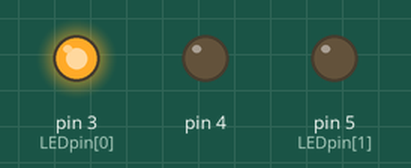
This sketch was run on a simulated Arduino Uno, built with avr-gcc and run on an emulated ATmega328P. Parts: output pins drawn as LEDs (lit = HIGH).

Above: at 0.05 s.
At 0.3 s:
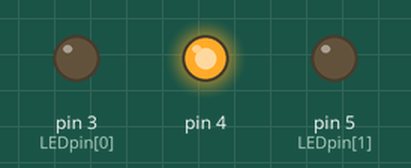
At 0.55 s:
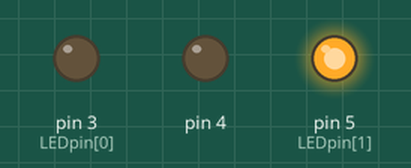
At 0.7 s:
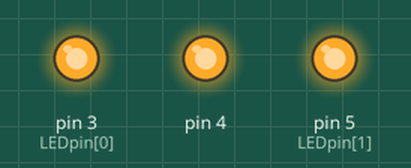
At 0.85 s:
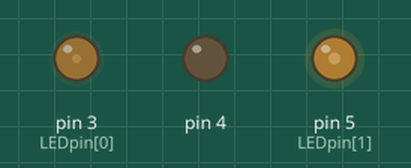
At 1.15 s:
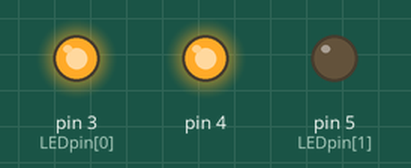
Timing chart, 0 to 3.0 s (numbered marks = the images above):
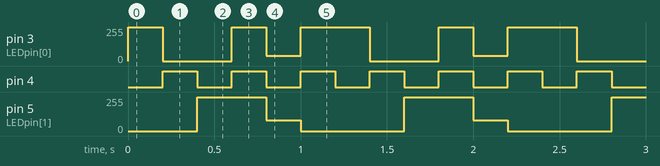

Measured:
- by itself, pin 3 (LEDpin[0]): repeats every 1.2 s: 0/255 0.40 s, 255/255 0.20 s, 38/255 0.20 s, 255/255 0.40 s
- by itself, pin 4: alternates HIGH for 0.20 s and LOW for 0.20 s
- by itself, pin 5 (LEDpin[1]): repeats every 1.2 s: 81/255 0.20 s, 0/255 0.60 s, 255/255 0.40 s

The sketch:

RGB_light_chaser.ino
```cpp
/* In this program, RGB LED must light RED, GREEN, BLUE, WHITE, VIOLET, YELLOW one by one,
creating a light chaing effect only in one LED. This means that all pins must
be HIGH one by one for color RED, GREEN, BLUE, and, eventually, must be HIGH
at the same time for white light. Additionally, I added analogWrites for
special colors: VIOLET & YELLOW.*/
int LEDpin[3] = {
  3,  //RED
  5,  //GREEN
  6   //BLUE
  };
void setup() {
                                                // This will assign pin 3 to 4 as an output of the LEDs
  for (int LEDpin = 3; LEDpin < 6; LEDpin++) {  // This for loop goes through all pins
    pinMode(LEDpin, OUTPUT);                    // and assign them as an output
  }
}
/* The loop function will run over and over endlessly, making the output operates
repeatedly*/
void loop() {
// Red light using digitalWrite
  digitalWrite(3,   1);       //RED value
  digitalWrite(4, 0);         //Green value
  digitalWrite(5,  0);        //Blue value
  delay(200);                 //Delay time: 0.2 seconds

// Green light using digitalWrite
  digitalWrite(3,   0);       //RED value
  digitalWrite(4, 1);         //Green value
  digitalWrite(5, 0);         //Blue value
  delay(200);                 //Delay time: 0.2 seconds

// Blue light using digitalWrite
  digitalWrite(3,   0);       //RED value
  digitalWrite(4, 0);         //Green value
  digitalWrite(5,  1);        //Blue value
  delay(200);                 //Delay time: 0.2 seconds

// White light using digitalWrite
  digitalWrite(3,   1);       //RED value
  digitalWrite(4, 1);         //Green value
  digitalWrite(5,  1);        //Blue value
  delay(200);                 //Delay time: 0.2 seconds

// Violet light using analogWrite
  analogWrite(3,   38);       //RED value
  analogWrite(4, 4);          //Green value
  analogWrite(5,  81);        //Blue value
  delay(200);                 //Delay time: 0.2 seconds

// Yellow light using analogWrite
  analogWrite(3,   255);      //RED value
  analogWrite(4, 165);        //Green value
  analogWrite(5,  0);         //Blue value
  delay(200);                 //Delay time: 0.2 seconds
  }
```
